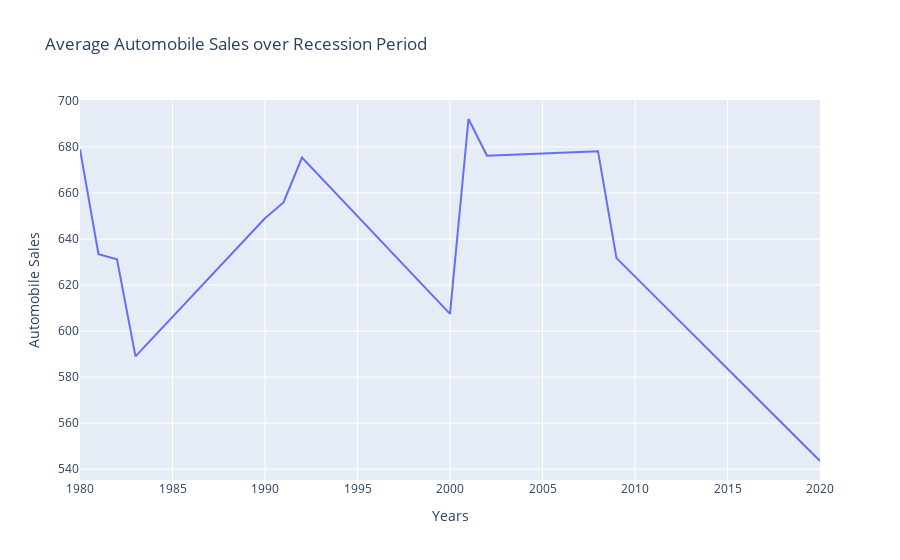

Notebook code cell kept with this figure:
### Markdown cell above
### **Average automobile sales fluctuation** over Recession period

### Code cell
recession_data = df[df['Recession'] == 1]
yearly_rec = recession_data.groupby('Year')['Automobile_Sales'].mean().reset_index()

r_plot1 = px.line(yearly_rec, x='Year', y='Automobile_Sales', title='Average Automobile Sales over Recession Period',
                  labels={"Year": "Years", "Automobile_Sales": "Automobile Sales"},)

r_plot1

### Figure 1 — Plotly figure (JSON) as saved in the notebook; plotly's stock layout.template omitted (floating-point values rounded to 4 significant figures)
{"data": [{"hovertemplate": "Years=%{x}<br>Automobile Sales=%{y}<extra></extra>", "legendgroup": "", "line": {"color": "#636efa", "dash": "solid"}, "marker": {"symbol": "circle"}, "mode": "lines", "name": "", "orientation": "v", "showlegend": false, "type": "scatter", "x": [1980, 1981, 1982, 1983, 1990, 1991, 1992, 2000, 2001, 2002, 2008, 2009, 2020], "xaxis": "x", "y": [678.9, 633.4, 631.1, 589, 649.0, 655.9, 675.4, 607.5, 692.1, 676.1, 678.1, 631.7, 543.6], "yaxis": "y"}], "layout": {"legend": {"tracegroupgap": 0}, "title": {"text": "Average Automobile Sales over Recession Period"}, "xaxis": {"anchor": "y", "domain": [0, 1], "title": {"text": "Years"}}, "yaxis": {"anchor": "x", "domain": [0, 1], "title": {"text": "Automobile Sales"}}}}
